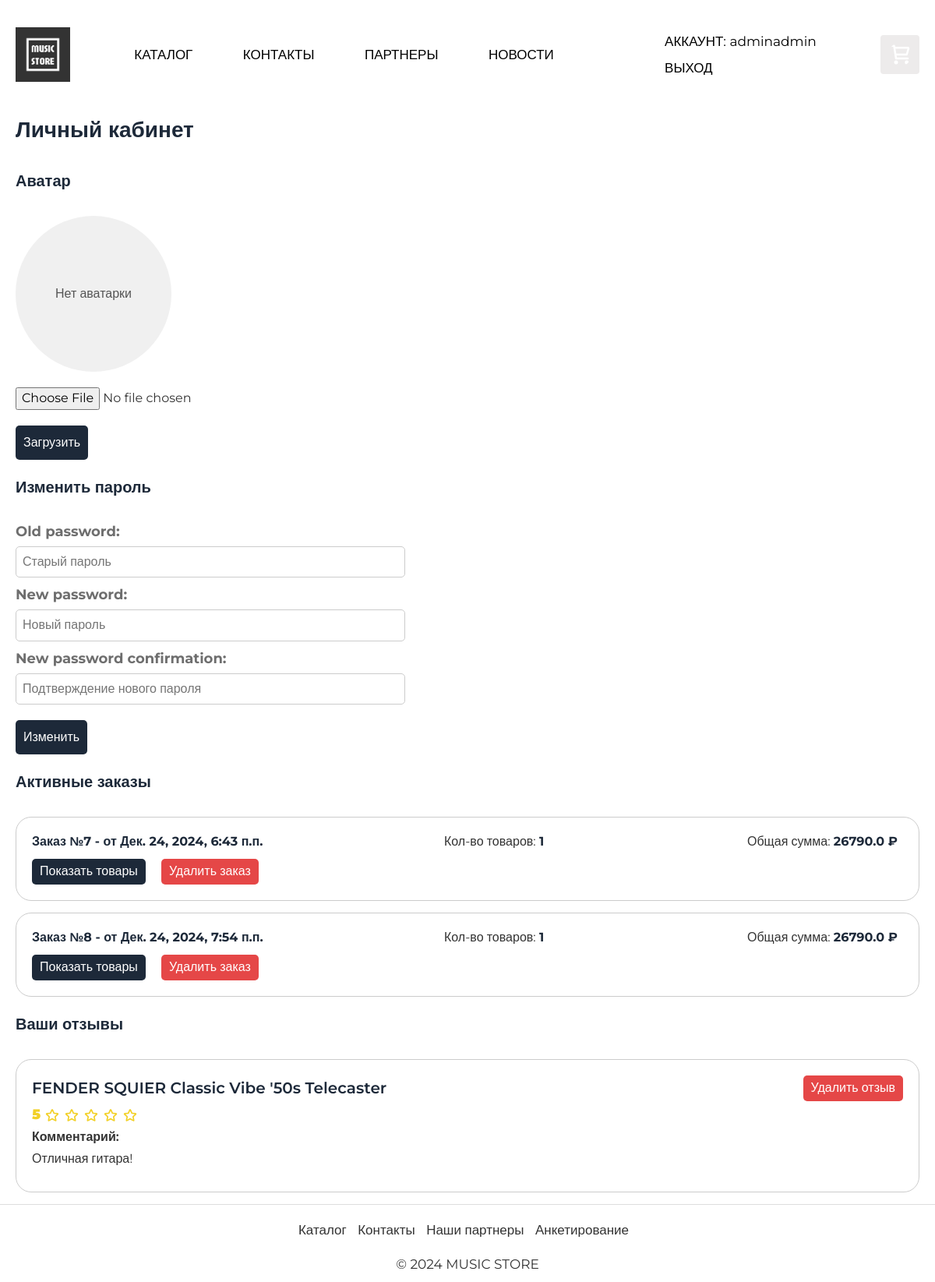
Screenshot of /cabinet/ (signed in) with the database file from the repository.
### app/models.py (models this page shows)
class Order(models.Model):
    id = models.BigAutoField(primary_key=True)
    user = models.ForeignKey(User, on_delete=models.CASCADE)
    created_at = models.DateTimeField(auto_now_add=True)

class Review(models.Model):
    id = models.BigAutoField(primary_key=True)
    product = models.ForeignKey(Product, on_delete=models.CASCADE)
    user = models.ForeignKey(User, on_delete=models.CASCADE)
    text = models.TextField()
    grade = models.IntegerField(choices=[(i, i) for i in range(1, 6)])
    created_at = models.DateTimeField(auto_now_add=True)

class Product(models.Model):
    id = models.BigAutoField(primary_key=True)
    category = models.ForeignKey(Category, on_delete=models.CASCADE)
    name = models.CharField(max_length=255)
    price = models.FloatField()
    remain = models.IntegerField()
    description = models.TextField(null=True, blank=True)

### app/views.py (the view)
# urls.py: path('cabinet/', views.cabinet, name='cabinet'),
@login_required
def cabinet(request):
    if request.method == 'POST' and 'password_change' in request.POST:
        password_form = BootstrapPasswordChangeForm(request.user, request.POST)
        if password_form.is_valid():
            user = password_form.save()
            update_session_auth_hash(request, user)
            return redirect('cabinet')
    else:
        password_form = BootstrapPasswordChangeForm(request.user)
    if request.method == 'POST' and 'avatar_upload' in request.POST:
        avatar_form = UserProfileForm(request.POST, request.FILES)
        if avatar_form.is_valid() and 'avatar_upload' in request.POST:
            avatar_data = avatar_form.cleaned_data['avatar']
            user_profile = UserProfile.objects.filter(user=request.user).first()
            if user_profile:
                user_profile.avatar = avatar_data
                user_profile.save()
            else:
                avatar = avatar_form.save(commit=False)
                avatar.user = request.user
                avatar.save()
    else:
        avatar_form = UserProfileForm()
    active_orders = Order.objects.filter(user=request.user)
    user_reviews = Review.objects.filter(user=request.user)
    for order in active_orders:
        order.items = OrderProduct.objects.filter(order=order)
        order.total_cost = sum(item.price * item.count for item in order.items)
    avatar = None
    if request.user.is_authenticated:
        avatar = UserProfile.objects.filter(user=request.user).first()
    context = {
        "title": "Кабинет",
        "active_orders": active_orders,
        "form": password_form,
        "avatar_form": avatar_form,
        "avatar": avatar,
        "reviews": user_reviews
    }
    return render(request, 'app/cabinet.html', context)

### app/forms.py (shortened to what this page needs)
class BootstrapPasswordChangeForm(PasswordChangeForm):
    old_password = forms.CharField(label=_("Old password"),
                                   widget=forms.PasswordInput({
                                       'class': 'custom-input',
                                       'placeholder': 'Старый пароль'}))
    new_password1 = forms.CharField(label=_("New password"),
                                    widget=forms.PasswordInput({
                                        'class': 'custom-input',
                                        'placeholder': 'Новый пароль'}))
    new_password2 = forms.CharField(label=_("New password confirmation"),
                                    widget=forms.PasswordInput({
                                        'class': 'custom-input',
                                        'placeholder': 'Подтверждение нового пароля'}))

class UserProfileForm(forms.ModelForm):
    class Meta:
        model = UserProfile
        fields = ['avatar']
        labels = {'avatar': ''}

### app/templates/app/cabinet.html (shortened to what this page needs)
﻿{% extends "app/layout.html" %}
{% load static %}
{% block content %}
<div style="margin: 20px 0">
    <div style="font-size: 28px; color: #1D2939; font-weight: 600; margin-bottom: 30px;">
        Личный кабинет
    </div>
</div>
<div style="margin: 20px 0">
    <div style="font-size: 20px; color: #1D2939; font-weight: 600; margin-bottom: 30px;">
        Аватар
    </div>
</div>
{% if avatar %}
<div class="avatar-container">
    <img src="{{ avatar.avatar.url }}" alt="Avatar" class="avatar-image">
</div>
{% else %}
<div class="avatar-container">
    <div class="avatar-placeholder">Нет аватарки</div>
</div>
{% endif %}
<form method="post" enctype="multipart/form-data">
    {{ avatar_form.as_p }}
    <button type="submit" style="margin-top: 10px; padding: 10px; border: none; border-radius: 5px; background-color: #1D2939; color: #fff; font-size: 16px; cursor: pointer;">Загрузить</button>
</form>
<div style="margin: 20px 0">
    <div style="font-size: 20px; color: #1D2939; font-weight: 600; margin-bottom: 30px;">
        Изменить пароль
    </div>
</div>
<form method="post" style="max-width: 500px;">
    {{ form.as_p }}
    <button type="submit" style="margin-top: 10px; padding: 10px; border: none; border-radius: 5px; background-color: #1D2939; color: #fff; font-size: 16px; cursor: pointer;">Изменить</button>
</form>
<div style="margin: 20px 0">
    <div style="font-size: 20px; color: #1D2939; font-weight: 600; margin-bottom: 30px;">
        Активные заказы
    </div>
</div>
{% if active_orders %}
<div class="orders-block" style="display: flex; flex-direction:column; width: 100%; margin-bottom: 20px; gap: 15px;">
    {% for order in active_orders %}
    <div style="display: flex; flex-direction: column; justify-content: space-between; border: 1px solid #ccc; padding: 20px; border-radius: 20px">
        <div style="display: flex; align-items: center; justify-content: space-between; margin-bottom: 10px;">
            <div style="font-size: 16px; width: 300px; font-weight: bold; color: #1D2939">Заказ №{{ order.id }} - от {{ order.created_at }}</div>
            <div style="font-size: 16px; width: 160px; margin-left: 20px;">Кол-во товаров: <b style="color: #1D2939">{{ order.items.count }}</b></div>
            <div style="font-size: 16px; width: 200px; margin-left: 20px;">Общая сумма: <b style="color: #1D2939">{{ order.total_cost }} ₽</b></div>
        </div>
        <div style="display: flex; align-items: center; width: 100%; gap: 20px;">
            <div style="display: flex; width: fit-content">
                <button class="show-items-btn show-items-btn-{{ order.id }}" onclick="toggleOrderItems({ order,id },)" style="padding: 5px 10px; background-color: #1D2939; color: #fff; border: none; border-radius: 5px; cursor: pointer;">Показать товары</button>
            </div>
            <div style="display: flex; width: fit-content">
                <button class="show-items-btn show-items-btn-{{ order.id }}" onclick="deleteOrder({ order,id },)" style="padding: 5px 10px; background-color: #e54747; color: #fff; border: none; border-radius: 5px; cursor: pointer;">Удалить заказ</button>
            </div>
        </div>
    </div>
    {% endfor %}
</div>
{% else %}
<div style="font-size: 20px; height: 200px; opacity: 0.8; display: flex; justify-content: center; align-items: center">
    Активных заказов не найдено
</div>
{% endif %}
<div style="margin: 20px 0">
    <div style="font-size: 20px; color: #1D2939; font-weight: 600; margin-bottom: 30px;">
        Ваши отзывы
    </div>
</div>
<div style="display: flex; flex-direction: column; gap: 10px; width: 100%;">
    {% if reviews|length > 0 %}
    {% for review in reviews %}
    <div style="width: 100%; display: flex; flex-direction: column; justify-content: space-between; border: 1px solid #ccc; padding: 20px; border-radius: 20px">
        <div style="display: flex; justify-content: space-between; flex-direction: column; margin-bottom: 10px; gap: 5px">
            <div style="display: flex; justify-content: space-between; align-items: center; gap: 10px;">
                <div style="font-size: 20px; font-weight: 600; color: #1D2939">{{ review.product.name }}</div>
                <div style="display: flex; width: fit-content">
                    <button class="show-items-btn show-items-btn-{{ order.id }}" onclick="deleteReview({ review,id })" style="padding: 5px 10px; background-color: #e54747; color: #fff; border: none; border-radius: 5px; cursor: pointer;">Удалить отзыв</button>
                </div>
            </div>
            <div style="display: flex; align-items: center; gap: 5px; width: 160px; font-size: 18px; font-weight: 600">
                <b style="color: #f2d026">{{ review.grade }}</b>
                <div style="display: flex; align-items: center; gap: 5px;">
                    {% if review.grade == 1 %}
                    <img src="../../static/app/content/star.svg" alt="star" style="width: 20px;">
                    {% elif review.grade == 2 %}
                    <img src="../../static/app/content/star.svg" alt="star" style="width: 20px;">
                    <img src="../../static/app/content/star.svg" alt="star" style="width: 20px;">
                    {% elif review.grade == 3 %}
                    <img src="../../static/app/content/star.svg" alt="star" style="width: 20px;">
                    <img src="../../static/app/content/star.svg" alt="star" style="width: 20px;">
                    <img src="../../static/app/content/star.svg" alt="star" style="width: 20px;">
                    {% elif review.grade == 5 %}
                    <img src="../../static/app/content/star.svg" alt="star" style="width: 20px;">
                    <img src="../../static/app/content/star.svg" alt="star" style="width: 20px;">
                    <img src="../../static/app/content/star.svg" alt="star" style="width: 20px;">
                    <img src="../../static/app/content/star.svg" alt="star" style="width: 20px;">
                    <img src="../../static/app/content/star.svg" alt="star" style="width: 20px;">
                    {% endif %}
                </div>
            </div>
            <div style="width: 200px; font-size: 16px; font-weight: 600">Комментарий:</div>
            <div style="width: 100%; font-size: 16px;">{{ review.text }}</div>
        </div>
    </div>
    {% endfor %}
    {% else %}
    <div style="font-size: 20px; height: 200px; opacity: 0.8; display: flex; justify-content: center; align-items: center">
        Отзывы отсутствуют
    </div>
    {% endif %}
</div>
{% endblock %}

### app/templates/app/layout.html (shortened to what this page needs)
<!DOCTYPE html>
<html>
<head>
    {% load static %}
    <link rel="stylesheet" type="text/css" href="{% static 'app/content/bootstrap.min.css' %}" />
    <link rel="stylesheet" type="text/css" href="{% static 'app/content/site.css' %}" />
    <link href="https://maxcdn.bootstrapcdn.com/bootstrap/4.5.2/css/bootstrap.min.css" rel="stylesheet">
</head>
<body>
    <div class="main_layout_container">
        <div class="main_layout_header_box">
            <div class="inner_container">
                <header class="header">
                    <div class="image_main_logo">
                        <a href="{% url 'home' %}">
                            <img class="image image_main_logo" src="{% static 'app/content/logo.png' %}" alt="logo" />
                        </a>
                    </div>
                    <nav class="nav" style="font-size: 17px !important;">
                        <ul>
                            <li><a href="{% url 'catalog' %}">КАТАЛОГ</a></li>
                            <li><a href="{% url 'contact' %}">КОНТАКТЫ</a></li>
                            <li><a href="{% url 'partners' %}">ПАРТНЕРЫ</a></li>
                            <li><a href="{% url 'news' %}">НОВОСТИ</a></li>
                        </ul>
                    </nav>
                    <div style="display: flex; flex-direction: column; font-size: 17px !important;">
                        <div style="margin-bottom: 10px;">
                            {% if user.is_authenticated %}
                            <a href="{% url 'cabinet' %}" style="text-decoration: none; color: black;">АККАУНТ: {{ user.username }}</a>
                            {% else %}
                            <a href="{% url 'login' %}" style="text-decoration: none; color: black;">ВХОД</a>
                            {% endif %}
                        </div>
                        <div>
                            {% if user.is_authenticated %}
                            <a href="{% url 'logout' %}" style="text-decoration: none; color: black;">ВЫХОД</a>
                            {% else %}
                            <a href="{% url 'registration' %}" style="text-decoration: none; color: black;">РЕГИСТРАЦИЯ</a>
                            {% endif %}
                        </div>
                    </div>
                    <a href="{% url 'cart' %}">
                        <div style="position: relative; display: inline-block;">
                            <button class="add-to-cart-button">
                                <img src="{% static 'app/content/cart.svg' %}" alt="Корзина" style="width: 30px; object-fit: cover; border-radius: 20px;" />
                            </button>
                        </div>
                    </a>
                </header>
            </div>
        </div>
        <div class="main_layout_children_box">
            <div class="main_page_container">
                {% block content %}{% endblock %}
            </div>
        </div>
        <div class="main_layout_footer_box">
            <div class="inner_container">
                <footer class="footer" style="font-size: 17px !important;">
                    <div class="footer__content">
                        <div class="footer__links">
                            <ul>
                                <li><a href="{% url 'catalog' %}">Каталог</a></li>
                                <li><a href="{% url 'contact' %}">Контакты</a></li>
                                <li><a href="{% url 'partners' %}">Наши партнеры</a></li>
                                <li><a href="{% url 'anketa' %}">Анкетирование</a></li>
                            </ul>
                        </div>
                    </div>
                    <div class="footer__copyright">
                        &copy; 2024 MUSIC STORE
                    </div>
                </footer>
            </div>
        </div>
    </div>
</body>
</html>

### app/static/app/content/site.css (style rules this page uses)
label { color: #6E6E6E; font-size: 18px; }
.custom-input { width: 100% !important; padding: 8px !important; border: 1px solid #ccc !important; font-size: 16px !important; border-radius: 5px; }
button, input, optgroup, select, textarea { font-size: initial !important; }
* { padding: 0; margin: 0; font-family: "Montserrat", sans-serif; transition: all 0.3s; }
p { margin: 0; }
html, body { margin: 0; max-width: 100vw; height: 100%; color: #333; }
.main_layout_container { display: flex; flex-direction: column; width: 100%; position: relative; min-height: 100%; }
.main_layout_header_box { width: 100%; position: sticky; top: 0; z-index: 9998; background: #FFF; transition: all 0.3s; }
.main_layout_children_box { width: 100%; max-width: 1460px; margin: 0 auto; flex: 1 1 auto; padding: 0px 20px; }
.main_layout_footer_box { width: 100%; background: white; }
.inner_container { display: flex; flex-direction: column; max-width: 1460px; margin: 0 auto; }
.header { display: flex; justify-content: space-between; align-items: center; padding: 20px; }
.nav ul { list-style: none; padding: 0; margin: 0; }
.nav ul li { display: inline; margin-right: 60px; }
.nav ul li a { text-decoration: none; color: black; }
.image { -webkit-user-drag: none; -moz-user-drag: none; -o-user-drag: none; -moz-user-select: none; -webkit-user-select: none; -ms-user-select: none; user-select: none; }
.image_main_logo { height: 70px; }
.footer { background-color: white; color: #333; padding: 20px; border-top: 1px solid #ddd; }
.footer__content { display: flex; justify-content: center; align-items: center; }
.footer__links ul, .footer__social ul { list-style: none; padding: 0; margin: 0; }
.footer__links ul li, .footer__social ul li { display: inline; margin-right: 10px; }
.footer__links ul li a, .footer__social ul li a { color: #333; text-decoration: none; }
.footer__copyright { text-align: center; margin-top: 20px; }
.main_page_container { margin: 15px 0; }
.add-to-cart-button { background-color: #EDEBEB; color: #000; border: none; border-radius: 4px; padding: 10px; font-size: 16px; cursor: pointer; }
.avatar-container { width: 200px; height: 200px; border-radius: 50%; overflow: hidden; display: flex; justify-content: center; align-items: center; background-color: #f0f0f0; margin-bottom: 20px; }
.avatar-placeholder { font-size: 16px; color: #555; text-align: center; }

### rows the page displays
Order: id "7", created_at "Дек. 24, 2024, 6:43 п.п.", items.count "1", total_cost "26790.0"
Order: id "8", created_at "Дек. 24, 2024, 7:54 п.п.", items.count "1", total_cost "26790.0"
Review: product.name "FENDER SQUIER Classic Vibe '50s Telecaster", grade "5", text "Отличная гитара!"

### other values shown
{{ user.username }} "adminadmin"
